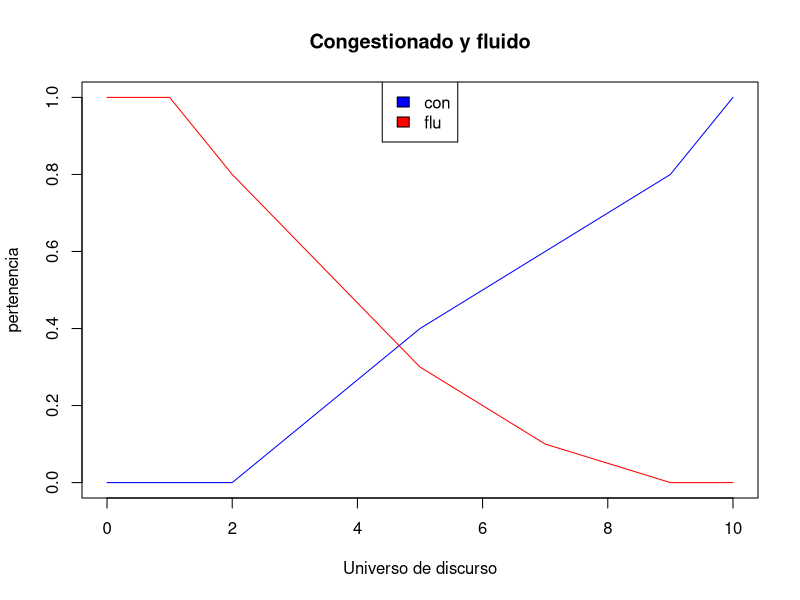

Write R code to recreate this figure. (Note: this script raises an error after producing the figure.)
## ---- chunk 1
knitr::opts_chunk$set(echo = TRUE)
## ---- chunk 2
x = c(0,1,2,5,7,9,10)
c = c(0,0,0,0.4,0.6,0.8,1)
f = c(1,1,0.8,0.3,0.1,0,0)
corf = c(1,1,0.8,0.4,0.6,0.8,1)
candf = c(0,0,0,0.3,0.1,0,0)
noc = c(1,1,1,0.6,0.4,0.2,0)
nof = c(0,0,0.2,0.7,0.9,1,1)
cminusf = c(0 ,0,0,0.4,0.6,0.8,1)
fminusc = c(1,1,0.8,0.3,0.1,0,0)
candnoc = c(0,0,0,0.4,0.4,0.2,0)

plot(x=x,y=c,main="Congestionado y fluido",col="blue",type="l",
     ylab="pertenencia",xlab="Universo de discurso")
lines(x=x,y=f,col="red")
legend("top",fill=c("blue","red"),legend = c("con","flu"))
## ---- chunk 3
library(ggplot2)
trozos <- function(x,y,o) {
  f <- exp((-(x-y)^2)/(2*o^2))
  return(f)
}
rotura.plot <- ggplot(diferencia, aes(V1, fx.inter)) +
  stat_function(fun = function(x){trozos(x, 8, 2)}, aes(colour = "8kHz"), size=0.5, geom = "area", fill="red", alpha=0.4) +
  stat_function(fun = function(x){trozos(x, 4, 2)}, aes(colour = "4kHz"), size=0.5, geom = "area", fill="skyblue4", alpha=0.4) +
  ylim(0, 1) +
  xlab("x") +
  ylab("f(x)") +
  scale_colour_manual("Leyenda", values = c("8kHz"="red", "4kHz"="blue")) +
  theme(legend.position="right") +
  theme_minimal()
rotura.plot
## ---- chunk 4
fx.union <- c()
for (x in seq(0,10,0.005)) {
fx.union <- append(fx.union, max(trozos(x, 4, 2),trozos(x, 8, 2)))
}
union <- as.data.frame(cbind(seq(0,10,0.005), fx.union))
rotura.plot <- ggplot(union, aes(x=seq(0,10,0.005), fx.union)) +
  geom_area(aes(color="Unión"),fill = "skyblue4",alpha = .4) + 
  stat_function(fun = function(x){trozos(x, 4, 2)}, colour = "blue", size=0.1) +
  stat_function(fun = function(x){trozos(x, 8, 2)}, colour = "red", size=0.1) +
  xlab("x") +
  ylab("f(x)") +
  scale_colour_manual("Leyenda", values = c("Unión"="black")) +
  theme(legend.position="right") +
  theme_minimal()
rotura.plot
## ---- chunk 5
fx.inter <- c()
for (x in seq(0,10,0.005)) {
fx.inter <- append(fx.inter, min(trozos(x, 4, 2),trozos(x, 8, 2)))
}
inter <- as.data.frame(cbind(seq(0,10,0.005), fx.inter))
rotura.plot <- ggplot(inter, aes(V1, fx.inter)) +
  geom_area(aes(color="Intersección"),fill = "skyblue4",alpha = .4) + 
  stat_function(fun = function(x){trozos(x, 4, 2)}, colour = "blue", size=0.1) +
  stat_function(fun = function(x){trozos(x, 8, 2)}, colour = "red", size=0.1) +
  ylim(0, 1) +
  xlab("x") +
  ylab("f(x)") +
  scale_colour_manual("Leyenda", values = c("Intersección"="black")) +
  theme(legend.position="right") +
  theme_minimal()
rotura.plot
## ---- chunk 6
fx.complA <- c()
for (x in seq(0,10,0.005)) {
fx.complA <- append(fx.complA, 1-trozos(x, 4, 2))
}
comple <- as.data.frame(cbind(seq(0,10,0.005), fx.complA))
rotura.plot <- ggplot(comple, aes(V1, fx.complA)) +
  geom_area(aes(color="Complementario A"),fill = "skyblue4",alpha = .4) + 
  stat_function(fun = function(x){trozos(x, 4, 2)}, colour = "blue", size=0.1) +
  ylim(0, 1) +
  xlab("x") +
  ylab("f(x)") +
  scale_colour_manual("Leyenda", values = c("Complementario A"="black")) +
  theme(legend.position="right") +
  theme_minimal()
rotura.plot
## ---- chunk 7
fx.complB <- c()
for (x in seq(0,10,0.005)) {
fx.complB <- append(fx.complB, 1-trozos(x, 8, 2))
}
comple <- as.data.frame(cbind(seq(0,10,0.005), fx.complB))
rotura.plot <- ggplot(comple, aes(V1, fx.complB)) +
  geom_area(aes(color="Complementario B"),fill = "skyblue4",alpha = .4) + 
  stat_function(fun = function(x){trozos(x, 8, 2)}, colour = "red", size=0.1) +
  ylim(0, 1) +
  xlab("x") +
  ylab("f(x)") +
  scale_colour_manual("Leyenda", values = c("Complementario B"="black")) +
  theme(legend.position="right") +
  theme_minimal()
rotura.plot
## ---- chunk 8
fx.dif <- c()
for (x in seq(0,10,0.005)) {
fx.dif <- append(fx.dif, min(trozos(x, 4, 2),1-trozos(x, 8, 2)))
}
diferencia <- as.data.frame(cbind(seq(0,10,0.005), fx.dif))
rotura.plot <- ggplot(diferencia, aes(V1, fx.dif)) +
  geom_area(aes(color="A | B"),fill = "skyblue4",alpha = .4) + 
  stat_function(fun = function(x){trozos(x, 8, 2)}, colour = "red", size=0.1) +
  stat_function(fun = function(x){trozos(x, 4, 2)}, colour = "blue", size=0.1) +
  ylim(0, 1) +
  xlab("x") +
  ylab("f(x)") +
  scale_colour_manual("Leyenda", values = c("A | B"="black")) +
  theme(legend.position="right") +
  theme_minimal()
rotura.plot
## ---- chunk 9
fx.dif <- c()
for (x in seq(0,10,0.005)) {
fx.dif <- append(fx.dif, min(trozos(x, 8, 2),1-trozos(x, 4, 2)))
}
diferencia <- as.data.frame(cbind(seq(0,10,0.005), fx.dif))
rotura.plot <- ggplot(diferencia, aes(V1, fx.dif)) +
  geom_area(aes(color="B | A"),fill = "skyblue4",alpha = .4) + 
  stat_function(fun = function(x){trozos(x, 8, 2)}, colour = "red", size=0.1) +
  stat_function(fun = function(x){trozos(x, 4, 2)}, colour = "blue", size=0.1) +
  ylim(0, 1) +
  xlab("x") +
  ylab("f(x)") +
  scale_colour_manual("Leyenda", values = c("B | A"="black")) +
  theme(legend.position="right") +
  theme_minimal()
rotura.plot
## ---- chunk 10
fx.inter <- c()
for (x in seq(0,10,0.005)) {
fx.inter <- append(fx.inter, 1-max(trozos(x, 4, 2),trozos(x, 8, 2)))
}
diferencia <- as.data.frame(cbind(seq(0,10,0.005), fx.inter))
rotura.plot <- ggplot(diferencia, aes(V1, fx.inter)) +
  geom_area(aes(color="Inversa Unión"),fill = "skyblue4",alpha = .4) + 
  stat_function(fun = function(x){trozos(x, 8, 2)}, colour = "red", size=0.1) +
  stat_function(fun = function(x){trozos(x, 4, 2)}, colour = "blue", size=0.1) +
  ylim(0, 1) +
  xlab("x") +
  ylab("f(x)") +
  scale_colour_manual("Leyenda", values = c("Inversa Unión"="black")) +
  theme(legend.position="right") +
  theme_minimal()
rotura.plot
## ---- chunk 11
fx.inter <- c()
for (x in seq(0,10,0.005)) {
fx.inter <- append(fx.inter, min(1-trozos(x, 4, 2),1-trozos(x, 8, 2)))
}
diferencia <- as.data.frame(cbind(seq(0,10,0.005), fx.inter))
rotura.plot <- ggplot(diferencia, aes(V1, fx.inter)) +
  geom_area(aes(color="Inter Inversas"),fill = "skyblue4",alpha = .4) + 
  stat_function(fun = function(x){trozos(x, 8, 2)}, colour = "red", size=0.1) +
  stat_function(fun = function(x){trozos(x, 4, 2)}, colour = "blue", size=0.1) +
  ylim(0, 1) +
  xlab("x") +
  ylab("f(x)") +
  scale_colour_manual("Leyenda", values = c("Inter Inversas"="black")) +
  theme(legend.position="right") +
  theme_minimal()
rotura.plot
## ---- chunk 12
fx.inter <- c()
for (x in seq(0,10,0.005)) {
fx.inter <- append(fx.inter, 1-min(trozos(x, 4, 2),trozos(x, 8, 2)))
}
inter <- as.data.frame(cbind(seq(0,10,0.005), fx.inter))
rotura.plot <- ggplot(inter, aes(V1, fx.inter)) +
  geom_area(aes(color="Inv Inter"),fill = "skyblue4",alpha = .4) + 
  stat_function(fun = function(x){trozos(x, 4, 2)}, colour = "blue", size=0.1) +
  stat_function(fun = function(x){trozos(x, 8, 2)}, colour = "red", size=0.1) +
  ylim(0, 1) +
  xlab("x") +
  ylab("f(x)") +
  scale_colour_manual("Leyenda", values = c("Inv Inter"="black")) +
  theme(legend.position="right") +
  theme_minimal()
rotura.plot
## ---- chunk 13
fx.inter <- c()
for (x in seq(0,10,0.005)) {
fx.inter <- append(fx.inter, max(1-trozos(x, 4, 2),1-trozos(x, 8, 2)))
}
inter <- as.data.frame(cbind(seq(0,10,0.005), fx.inter))
rotura.plot <- ggplot(inter, aes(V1, fx.inter)) +
  geom_area(aes(color="Inter Inv"),fill = "skyblue4",alpha = .4) + 
  stat_function(fun = function(x){trozos(x, 4, 2)}, colour = "blue", size=0.1) +
  stat_function(fun = function(x){trozos(x, 8, 2)}, colour = "red", size=0.1) +
  ylim(0, 1) +
  xlab("x") +
  ylab("f(x)") +
  scale_colour_manual("Leyenda", values = c("Inter Inv"="black")) +
  theme(legend.position="right") +
  theme_minimal()
rotura.plot
